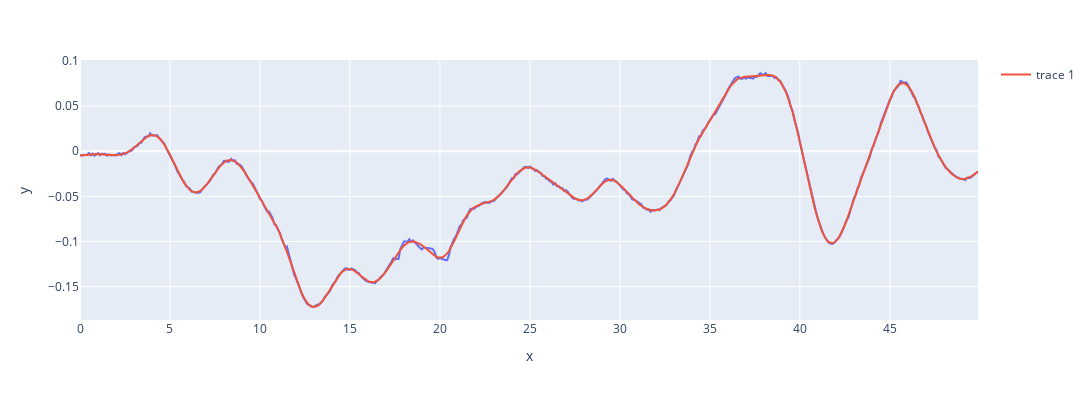
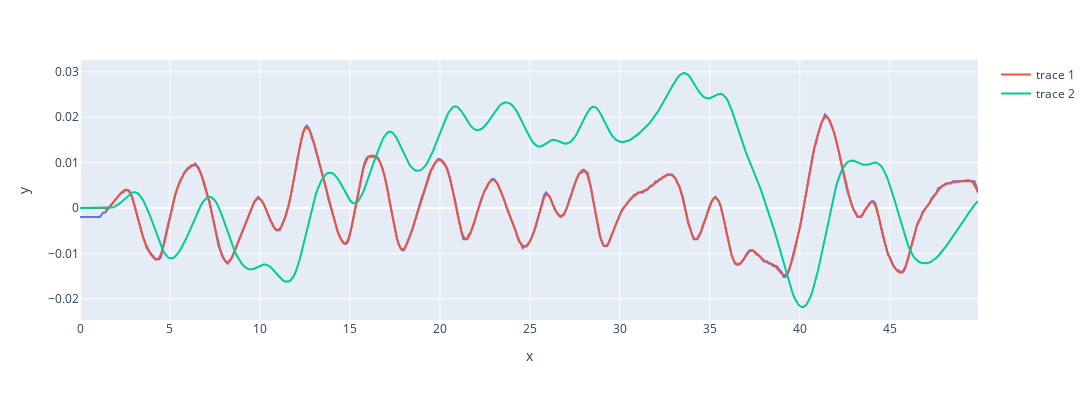

The notebook cell saved with these charts, in order:
### Code cell
ballbeam  = np.loadtxt('data/ballbeam.dat')
print(ballbeam.shape)
part = 500#ballbeam.shape[0] // 2#700

u = ballbeam[:part, 0].reshape((1,-1))
y = ballbeam[:part, 1].reshape((1,-1))

wn = 0.1
b1, a1 = signal.butter(4, wn, 'low')

filtered = signal.filtfilt(b1, a1, y, padlen=100)

dy = np.zeros(filtered.shape)
dy[:, 1:] = (filtered[0, 1:] - filtered[0, :-1]) / 0.1

t = np.arange(0, part/10, 0.1)

fig=px.line(x=t, y=y[0].T, height=400, width=1300)
fig.add_scatter(x=t, y=filtered[0].T ,mode='lines')
fig.show()

wn = 0.2
b1, a1 = signal.butter(4, wn, 'low')
ufiltered = signal.filtfilt(b1, a1, u, padlen=100)
ufiltered[0, :15] = 0
U = integrate(ufiltered.T).T

fig=px.line(x=t, y=u[0].T, height=400, width=1300)
fig.add_scatter(x=t, y=ufiltered[0].T, mode='lines')
fig.add_scatter(x=t, y=U[0].T, mode='lines')
fig.show()

### Figure 1 — Plotly figure (JSON) as saved in the notebook; plotly's stock layout.template omitted (floating-point values rounded to 4 significant figures; data arrays with more than 128 entries replaced by an {"elided": "..."} marker saying what was removed)
{"data": [{"hovertemplate": "x=%{x}<br>y=%{y}<extra></extra>", "legendgroup": "", "line": {"color": "#636efa", "dash": "solid"}, "marker": {"symbol": "circle"}, "mode": "lines", "name": "", "orientation": "v", "showlegend": false, "type": "scatter", "x": {"elided": "500 float values"}, "xaxis": "x", "y": {"elided": "500 float values"}, "yaxis": "y"}, {"mode": "lines", "type": "scatter", "x": {"elided": "500 float values"}, "y": {"elided": "500 float values"}}], "layout": {"height": 400, "legend": {"tracegroupgap": 0}, "margin": {"t": 60}, "width": 1300, "xaxis": {"anchor": "y", "domain": [0, 1], "title": {"text": "x"}}, "yaxis": {"anchor": "x", "domain": [0, 1], "title": {"text": "y"}}}}

### Figure 2 — Plotly figure (JSON) as saved in the notebook; plotly's stock layout.template omitted (floating-point values rounded to 4 significant figures; data arrays with more than 128 entries replaced by an {"elided": "..."} marker saying what was removed)
{"data": [{"hovertemplate": "x=%{x}<br>y=%{y}<extra></extra>", "legendgroup": "", "line": {"color": "#636efa", "dash": "solid"}, "marker": {"symbol": "circle"}, "mode": "lines", "name": "", "orientation": "v", "showlegend": false, "type": "scatter", "x": {"elided": "500 float values"}, "xaxis": "x", "y": {"elided": "500 float values"}, "yaxis": "y"}, {"mode": "lines", "type": "scatter", "x": {"elided": "500 float values"}, "y": {"elided": "500 float values"}}, {"mode": "lines", "type": "scatter", "x": {"elided": "500 float values"}, "y": {"elided": "500 float values"}}], "layout": {"height": 400, "legend": {"tracegroupgap": 0}, "margin": {"t": 60}, "width": 1300, "xaxis": {"anchor": "y", "domain": [0, 1], "title": {"text": "x"}}, "yaxis": {"anchor": "x", "domain": [0, 1], "title": {"text": "y"}}}}
